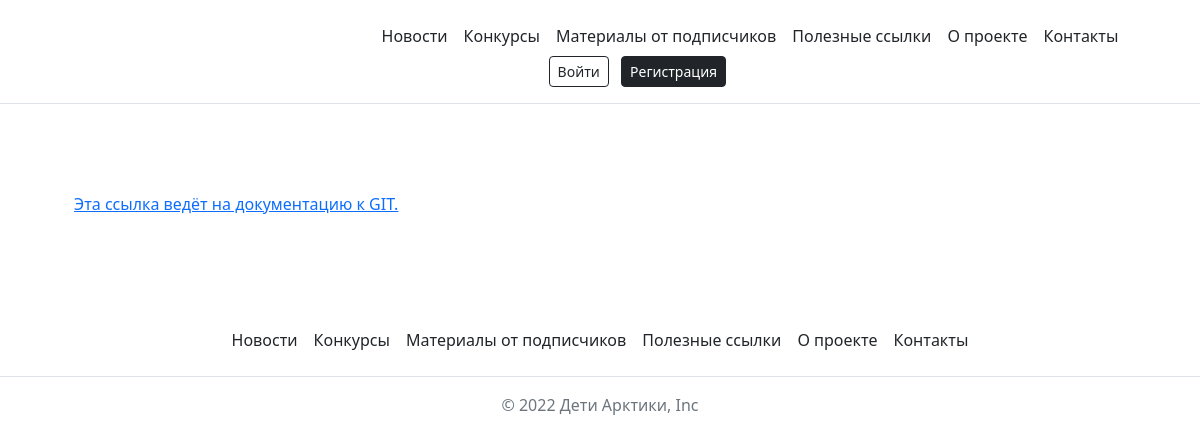
The page /links/ on the database as committed earlier.
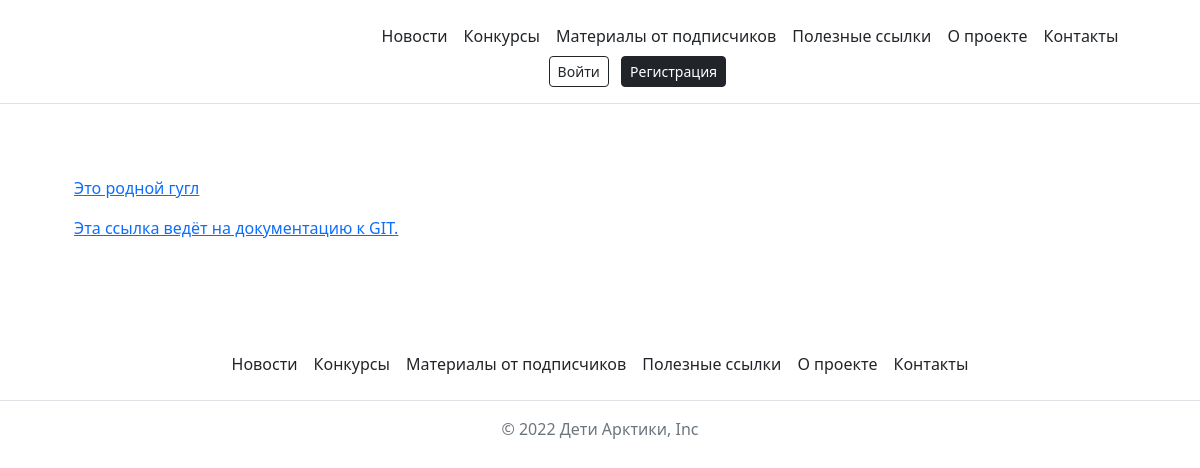
The same page on the database as committed later.
### posts/models.py (models this page shows)
class UsefulLink(models.Model):
    link = models.URLField()
    description = models.TextField()

### posts/views.py (the view)
def useful_links(request):
    links = UsefulLink.objects.all()
    context = {
        'links': links,
    }
    return render(request, 'posts/useful_links.html', context)

### templates/posts/useful_links.html
{% extends 'base.html' %}
{% block content %}
    <div class="container py-5">
        <article>
            {% for link in links %}
                <ul>
                    <a href="{{ link.link }}">{{ link.description }}</a>
                </ul>
            {% endfor %}
        </article>
    </div>
{% endblock %}

Rows that differ between the two databases and show on the page:
now on this page (row edited): UsefulLink: description "Это родной гугл"
